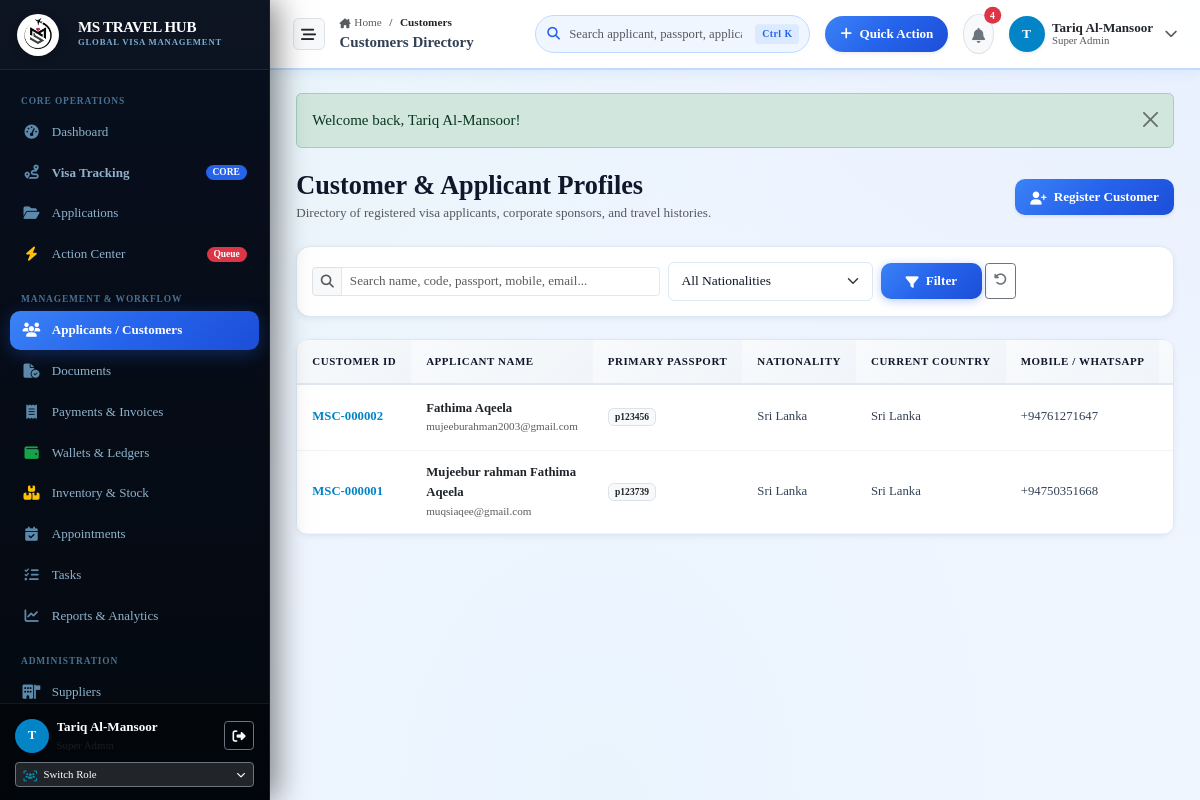
The page /customers (signed in) on the database its author committed.
### tables this page shows
CREATE TABLE customers (
    id INTEGER PRIMARY KEY AUTOINCREMENT,
    customer_code TEXT NOT NULL UNIQUE,
    first_name TEXT NOT NULL,
    middle_name TEXT,
    last_name TEXT NOT NULL,
    full_name TEXT NOT NULL,
    gender TEXT,
    dob DATE,
    nationality TEXT NOT NULL,
    place_of_birth TEXT,
    marital_status TEXT,
    occupation TEXT,
    mobile TEXT NOT NULL,
    whatsapp TEXT,
    email TEXT UNIQUE,
    password_hash TEXT,
    current_country TEXT NOT NULL,
    address TEXT,
    created_by INTEGER,
    notes TEXT,
    is_active INTEGER DEFAULT 1,
    created_at DATETIME DEFAULT CURRENT_TIMESTAMP,
    updated_at DATETIME DEFAULT CURRENT_TIMESTAMP, religion TEXT NULL,
    FOREIGN KEY (created_by) REFERENCES users(id)
);

### app/Controllers/CustomerController.php (called while the page is built, shortened)
<?php
class CustomerController
{
    public function index(): void
    {
        $pdo = Database::getConnection();
        $sql = "SELECT c.*,
                    cp.passport_number, cp.expiry_date as passport_expiry,
                    COUNT(a.id) as total_applications,
                    SUM(CASE WHEN a.status NOT IN ('Approved', 'Completed', 'Cancelled') THEN 1 ELSE 0 END) as active_applications
                FROM customers c
                LEFT JOIN customer_passports cp ON cp.customer_id = c.id AND cp.is_primary = 1
                LEFT JOIN applications a ON a.customer_id = c.id
                WHERE c.is_active = 1";
        $params = [];
        $sql .= " GROUP BY c.id ORDER BY c.created_at DESC";
        $stmt = $pdo->prepare($sql);
        $stmt->execute($params);
        $customers = $stmt->fetchAll();
        require_once dirname(__DIR__) . '/Views/customers/index.php';
    }
}

### app/autoload.php (called while the page is built, shortened)
<?php
function e(?string $string): string {
    return htmlspecialchars((string)($string ?? ''), ENT_QUOTES, 'UTF-8');
}
function get_flash(): ?array {
    if (isset($_SESSION['flash'])) {
        $flash = $_SESSION['flash'];
        return $flash;
    }
    return null;
}

### app/Views/customers/index.php (the view, shortened to what this page needs)
<?php
$flash = get_flash();
require_once dirname(__DIR__) . '/layouts/header.php';
require_once dirname(__DIR__) . '/layouts/sidebar.php';
require_once dirname(__DIR__) . '/layouts/topbar.php';
?>
<div class="content-body">
  <?php if ($flash): ?>
    <div class="alert alert-<?= e($flash['type']) ?> alert-dismissible fade show mb-4" role="alert">
      <?= e($flash['message']) ?>
      <button type="button" class="btn-close" data-bs-dismiss="alert"></button>
    </div>
  <?php endif; ?>
  <div class="d-flex flex-wrap align-items-center justify-content-between gap-3 mb-4">
    <div>
      <h3 class="fw-bold brand-font mb-0">Customer & Applicant Profiles</h3>
      <p class="text-muted small mb-0">Directory of registered visa applicants, corporate sponsors, and travel histories.</p>
    </div>
    <a href="/customers/create" class="btn btn-primary btn-sm px-3 shadow-sm">
      <i class="fa-solid fa-user-plus me-1"></i> Register Customer
    </a>
  </div>
  <div class="card-custom mb-4 bg-white">
    <div class="card-custom-body p-3">
      <form action="/customers" method="GET" class="row g-2 align-items-center">
        <div class="col-md-5">
          <div class="input-group input-group-sm">
            <span class="input-group-text bg-light text-muted"><i class="fa-solid fa-magnifying-glass"></i></span>
            <input type="text" name="search" class="form-control" placeholder="Search name, code, passport, mobile, email..." value="<?= e($_GET['search'] ?? '') ?>">
          </div>
        </div>
        <div class="col-md-3">
          <select name="nationality" class="form-select form-select-sm">
            <option value="">All Nationalities</option>
          </select>
        </div>
        <div class="col-md-2 d-flex gap-1">
          <button type="submit" class="btn btn-primary btn-sm w-100"><i class="fa-solid fa-filter me-1"></i> Filter</button>
          <a href="/customers" class="btn btn-outline-secondary btn-sm" title="Clear"><i class="fa-solid fa-rotate-left"></i></a>
        </div>
      </form>
    </div>
  </div>
  <div class="card-custom">
    <div class="table-responsive">
      <table class="table table-custom align-middle mb-0">
        <thead>
          <tr>
            <th>Customer ID</th>
            <th>Applicant Name</th>
            <th>Primary Passport</th>
            <th>Nationality</th>
            <th>Current Country</th>
            <th>Mobile / WhatsApp</th>
            <th>Applications</th>
          </tr>
        </thead>
        <tbody>
          <?php if (empty($customers)): ?>
            <tr><td colspan="8" class="text-center py-5 text-muted">No customers found.</td></tr>
          <?php else: ?>
            <?php foreach ($customers as $c): ?>
              <tr>
                <td><span class="fw-bold text-primary"><?= e($c['customer_code']) ?></span></td>
                <td>
                  <a href="/customers/show?id=<?= $c['id'] ?>" class="fw-semibold text-dark text-decoration-none">
                    <?= e($c['full_name']) ?>
                  </a>
                  <div class="text-muted small"><?= e($c['email']) ?></div>
                </td>
                <td>
                  <span class="badge bg-light text-dark border"><?= e($c['passport_number'] ?? 'PENDING') ?></span>
                </td>
                <td><?= e($c['nationality']) ?></td>
                <td><?= e($c['current_country']) ?></td>
                <td>
                  <div><?= e($c['mobile']) ?></div>
                </td>
                <td>
                </td>
              </tr>
            <?php endforeach; ?>
          <?php endif; ?>
        </tbody>
      </table>
    </div>
  </div>
</div>
<?php require_once dirname(__DIR__) . '/layouts/footer.php'; ?>

### public/assets/css/base/variables.css (style rules this page uses)
:root { --mh-green: #22c55e; --mh-green-light: #4ade80; --mh-green-dark: #16a34a; --mh-green-lime: #84cc16; --mh-green-subtle: #f0fdf4; --mh-green-border: #bbf7d0; --mh-teal: #06b6d4; --mh-teal-light: #22d3ee; --mh-teal-dark: #0891b2; --mh-teal-subtle: #ecfeff; --mh-teal-border: #a5f3fc; --mh-blue: #2563eb; --mh-blue-hover: #1d4ed8; --mh-blue-dark: #1e40af; --mh-blue-deep: #1e3a8a; --mh-blue-light: #eff6ff; --mh-blue-subtle: #dbeafe; --mh-blue-border: #bfdbfe; --mh-blue-glow: rgba(37, 99, 235, 0.32); --vt-primary: var(--mh-blue); --vt-primary-hover: var(--mh-blue-hover); --vt-primary-dark: var(--mh-blue-dark); --vt-primary-light: var(--mh-blue-light); --vt-primary-subtle: var(--mh-blue-subtle); --vt-primary-border: var(--mh-blue-border); --mh-gradient-brand: linear-gradient(135deg, #22c55e 0%, #06b6d4 50%, #2563eb 100%); --mh-gradient-brand-r: linear-gradient(135deg, #2563eb 0%, #06b6d4 50%, #22c55e 100%); --mh-gradient-blue: linear-gradient(135deg, #3b82f6 0%, #2563eb 50%, #1d4ed8 100%); --mh-gradient-teal: linear-gradient(135deg, #22d3ee 0%, #06b6d4 50%, #0891b2 100%); --mh-gradient-green: linear-gradient(135deg, #4ade80 0%, #22c55e 50%, #16a34a 100%); --mh-gradient-dark: linear-gradient(180deg, #060e1c 0%, #0a1628 100%); --mh-gradient-sidebar: linear-gradient(180deg, #080f1e 0%, #04090f 100%); --mh-gradient-hero: linear-gradient(135deg, #060e1c 0%, #0d2048 50%, #1e3a8a 100%); --ms-gradient-success: linear-gradient(135deg, #22c55e 0%, #16a34a 100%); --ms-gradient-warning: linear-gradient(135deg, #f59e0b 0%, #d97706 100%); --mh-navy: #0a1628; --mh-navy-dark: #060e1c; --mh-navy-light: #0f2040; --mh-navy-muted: #1a2f50; --vt-bg: #f0f6ff; --vt-surface: #ffffff; --vt-surface-glass: rgba(255, 255, 255, 0.96); --vt-surface-muted: #f0f6ff; --vt-border: #dce8f5; --vt-border-glass: rgba(255, 255, 255, 0.6); --vt-text-main: #0f172a; --vt-text-body: #334155; --vt-text-muted: #64748b; --vt-text-light: #94a3b8; --vt-success: #22c55e; --vt-warning: #f59e0b; --vt-danger: #ef4444; --vt-info: var(--mh-teal); --vt-purple: #8b5cf6; --sidebar-width: 270px; --sidebar-collapsed-width: 76px; --topbar-height: 70px; --radius-xs: 6px; --radius-sm: 10px; --radius-md: 14px; --radius-lg: 18px; --radius-xl: 26px; --vt-shadow-xs: 0 1px 2px 0 rgba(0,0,0,0.04); --vt-shadow-sm: 0 2px 6px 0 rgba(10,22,40,0.06), 0 1px 2px -1px rgba(10,22,40,0.04); --vt-shadow-md: 0 6px 16px -2px rgba(10,22,40,0.08), 0 2px 6px -2px rgba(10,22,40,0.04); --vt-shadow-lg: 0 14px 28px -4px rgba(10,22,40,0.10), 0 4px 10px -2px rgba(10,22,40,0.04); --vt-shadow-xl: 0 24px 38px -6px rgba(10,22,40,0.13), 0 10px 16px -4px rgba(10,22,40,0.05); --vt-glow-primary: 0 8px 25px -4px var(--mh-blue-glow); --vt-glow-success: 0 8px 25px -4px rgba(34,197,94,0.35); --vt-glow-warning: 0 8px 25px -4px rgba(245,158,11,0.35); --vt-transition-fast: 0.15s cubic-bezier(0.4, 0, 0.2, 1); --vt-transition-normal: 0.25s cubic-bezier(0.4, 0, 0.2, 1); }

### public/assets/css/base/typography.css (style rules this page uses)
body.app-body, html, body { font-family: 'Times New Roman', Times, Georgia, serif !important; color: var(--vt-text-body); line-height: 1.55; -webkit-font-smoothing: antialiased; -moz-osx-font-smoothing: grayscale; }
h1, h2, h3, h4, h5, h6 { color: var(--vt-text-main); font-weight: 700; line-height: 1.25; }

### public/assets/css/base/global.css (style rules this page uses)
body.app-body, html, body { background-color: var(--vt-bg); background-image: radial-gradient(at 0% 0%, rgba(34,197,94,0.05) 0px, transparent 50%), radial-gradient(at 100% 0%, rgba(37,99,235,0.04) 0px, transparent 50%), radial-gradient(at 50% 100%, rgba(6,182,212,0.03) 0px, transparent 50%); background-attachment: fixed; margin: 0; padding: 0; overflow-x: hidden; padding-bottom: env(safe-area-inset-bottom, 0); }
.content-body { flex: 1; padding: 1.5rem 1.75rem 2.5rem; max-width: 1800px; width: 100%; margin: 0 auto; }

### public/assets/css/components/buttons.css (style rules this page uses)
.btn-primary { background: var(--mh-gradient-blue); border: none; color: #ffffff; font-weight: 600; border-radius: var(--radius-sm); padding: 0.55rem 1.25rem; box-shadow: 0 2px 10px var(--mh-blue-glow); transition: all var(--vt-transition-fast); }

### public/assets/css/components/forms.css (style rules this page uses)
.form-control, .form-select { border-radius: var(--radius-xs); border: 1px solid var(--vt-border); padding: 0.55rem 0.85rem; font-size: 0.9rem; color: var(--vt-text-main); transition: border-color var(--vt-transition-fast), box-shadow var(--vt-transition-fast); }

### public/assets/css/utilities/helpers.css (style rules this page uses)
.text-primary { color: var(--mh-blue) !important; }

### rows shown on the page
customers: customer_code "MSC-000002", full_name "Fathima Aqeela", email "mujeeburahman2003@gmail.com", passport_number "p123456", nationality "Sri Lanka", current_country "Sri Lanka", mobile "+94761271647"
customers: customer_code "MSC-000001", full_name "Mujeebur rahman Fathima Aqeela", email "muqsiaqee@gmail.com", passport_number "p123739", nationality "Sri Lanka", current_country "Sri Lanka", mobile "+94750351668"

### other values the page prints
substr($currentUser['name'] ?? 'U', 0, 1) "T"
$currentUser['name'] "Tariq Al-Mansoor"
$roleName "Super Admin"
$segLabel "Customers"
$cleanTitle "Customers Directory"
$unreadNotifs "4"
$currentUser['role_name'] "Super Admin"
$flash['message'] "Welcome back, Tariq Al-Mansoor!"
